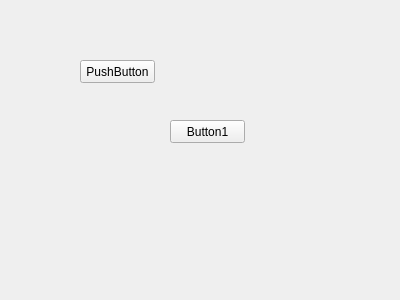
<?xml version="1.0" encoding="UTF-8"?>
<ui version="4.0">
 <class>Form</class>
 <widget class="QWidget" name="Form">
  <property name="geometry">
   <rect>
    <x>0</x>
    <y>0</y>
    <width>400</width>
    <height>300</height>
   </rect>
  </property>
  <property name="windowTitle">
   <string>Form</string>
  </property>
  <widget class="QPushButton" name="pushButton">
   <property name="geometry">
    <rect>
     <x>80</x>
     <y>60</y>
     <width>75</width>
     <height>23</height>
    </rect>
   </property>
   <property name="text">
    <string>PushButton</string>
   </property>
  </widget>
  <widget class="QPushButton" name="myButton">
   <property name="geometry">
    <rect>
     <x>170</x>
     <y>120</y>
     <width>75</width>
     <height>23</height>
    </rect>
   </property>
   <property name="text">
    <string>Button1</string>
   </property>
  </widget>
 </widget>
 <resources/>
 <connections/>
</ui>
